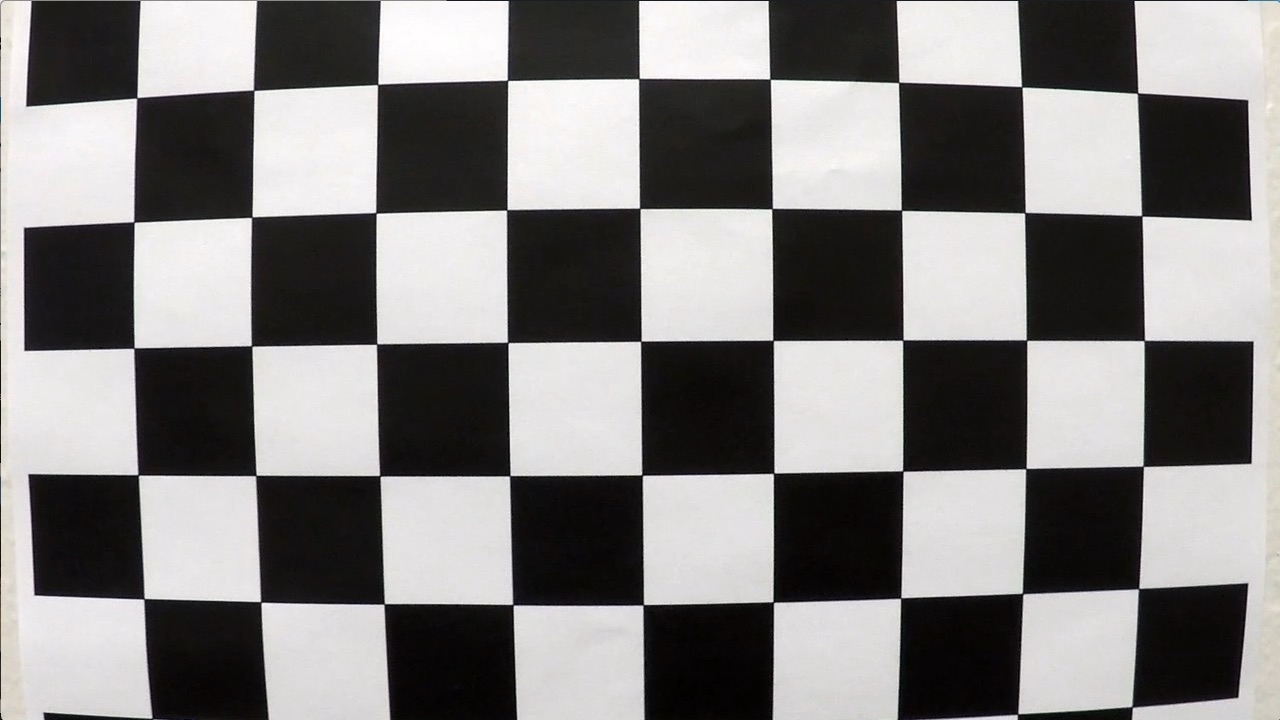
#> input picture camera_cal/calibration1.jpg, 1280 x 720 px
$ python -i project2.py   (imports and definitions only)   (older library calls are emulated)
#> lines starting #> are read from the running program, lines starting #| are printed output that depends on the picture
#> further down, picture is the input picture: shape (720, 1280, 3); mean B, G, R 127.8, 128.4, 130.1
#!/usr/bin/env python3
# -*- coding: utf-8 -*-
"""
Created on Tue Aug  6 23:11:10 2019

@author: chunqi
"""

import numpy as np
import cv2
import glob
import matplotlib.pyplot as plt
import matplotlib.cm as cm
from moviepy.editor import VideoFileClip

class advancedLaneFinding:
    def __init__(self):
        self.left_fit = np.array([0,0,0])
        self.right_fit = np.array([0,0,0])
        # Define conversions in x and y from pixels space to meters
        self.ym_per_pix = 30/720 # meters per pixel in y dimension
        self.xm_per_pix = 3.7/700 # meters per pixel in x dimension
        # intialize image shape
        self.imageSize = (0,0)
        self.firstFrame = 1
        return

    def cameraCalibration(self,boardWidth=9,boardHeight=6):
        # function to find object and image points for camera calibration
        # prepare object points, like (0,0,0), (1,0,0), (2,0,0) ....,(6,5,0)
#> called with boardWidth = 9, boardHeight = 6
        objp = np.zeros((boardHeight*boardWidth,3), np.float32)
        objp[:,:2] = np.mgrid[0:boardWidth,0:boardHeight].T.reshape(-1,2)

        # Arrays to store object points and image points from all the images.
        self.objpoints = [] # 3d points in real world space
        self.imgpoints = [] # 2d points in image plane.

        # Make a list of calibration images
        images = glob.glob('../camera_cal/calibration*.jpg')

        # Step through the list and search for chessboard corners
        for fname in images:
            img = cv2.imread(fname)
            gray = cv2.cvtColor(img,cv2.COLOR_BGR2GRAY)
            # Find the chessboard corners
            ret, corners = cv2.findChessboardCorners(gray, (9,6),None)
#> ret = False; corners = None

            # If found, add object points, image points
            if ret == True:
                self.objpoints.append(objp)
                self.imgpoints.append(corners)

                # Draw and display the corners
                img = cv2.drawChessboardCorners(img, (9,6), corners, ret)
                # [7 lines of commented-out code are left out]

    def undistort(self,img):
        # function to create undistort images
        # Use cv2.calibrateCamera() and cv2.undistort()
        ret, mtx, dist, rvecs, tvecs = cv2.calibrateCamera(self.objpoints, self.imgpoints, img.shape[1:], None, None)
        undist = cv2.undistort(img, mtx, dist, None, mtx)
        return undist

    # [6 lines left out: function undistortTest, not called in this run]
            # uncomment to save figure
            # cv2.imwrite('../output_images/undistort/'+fname[15:], undist)

    def thresholdImage(self,img, s_thresh=(170, 255), l_thresh = 100, sx_thresh=(40, 100)):
        # function to created thresholded binary image
        # Convert to HLS color space and separate the V channel
#> called with s_thresh = (170, 255), l_thresh = 100, sx_thresh = (40, 100)
        hls = cv2.cvtColor(img, cv2.COLOR_RGB2HLS)
        l_channel = hls[:,:,1]
        s_channel = hls[:,:,2]
        # Sobel x
        sobelx = cv2.Sobel(l_channel, cv2.CV_64F, 1, 0) # Take the derivative in x
        abs_sobelx = np.absolute(sobelx) # Absolute x derivative to accentuate lines away from horizontal
        scaled_sobel = np.uint8(255*abs_sobelx/np.max(abs_sobelx))

        # Threshold x gradient
        sxbinary = np.zeros_like(scaled_sobel)
        sxbinary[(scaled_sobel >= sx_thresh[0]) & (scaled_sobel <= sx_thresh[1])] = 1

        # Threshold color channel
        s_binary = np.zeros_like(s_channel)
        s_binary[(s_channel >= s_thresh[0]) & (s_channel <= s_thresh[1])] = 1
        # Remove Dark Point
        s_binary[(l_channel <= l_thresh)] = 0
        # Stack each channel
        color_binary = np.dstack(( np.zeros_like(sxbinary), sxbinary, s_binary)) * 255

        # Combine x gradient and color channel
        combined_binary = np.zeros_like(sxbinary)
        combined_binary[(s_binary == 1) | (sxbinary == 1)] = 1

        return color_binary, combined_binary

    # [13 lines left out: function thresholdTest, not called in this run]

    def birdsEye(self, img, s=[[592,450],[688,450],[1120,720],[200,720]],d=[[240,0],[1040,0],[1040,720],[240,720]]):
        # function to warp the images to birdeye view
        self.imageSize = (img.shape[1], img.shape[0])
        src = np.float32(s)
        dst = np.float32(d)
        M = cv2.getPerspectiveTransform(src, dst)
        warped = cv2.warpPerspective(img, M, self.imageSize)
        return warped

    # [14 lines left out: function birdsEyeTest, not called in this run]

    def find_lane_pixels(self,binary_warped):
        # Take a histogram of the bottom half of the image
        histogram = np.sum(binary_warped[self.imageSize[1]//2:,:], axis=0)
#> histogram = 1280 values, max 22 at index 494, min 0 at index 26, mean 2.39
        # Create an output image to draw on and visualize the result
        out_img = np.dstack((binary_warped, binary_warped, binary_warped))
        # Find the peak of the left and right halves of the histogram
        # These will be the starting point for the left and right lines
        midpoint = np.int(histogram.shape[0]//2)
        leftx_base = np.argmax(histogram[:midpoint])
#> leftx_base = 494
        rightx_base = np.argmax(histogram[midpoint:]) + midpoint
#> rightx_base = 1222
        # HYPERPARAMETERS
        # Choose the number of sliding windows
        nwindows = 9
        # Set the width of the windows +/- margin
        margin = 100
        # Set minimum number of pixels found to recenter window
        minpix = 50
        # Set height of windows - based on nwindows above and image shape
        window_height = np.int(self.imageSize[1]//nwindows)
        # Identify the x and y positions of all nonzero pixels in the image
        nonzero = binary_warped.nonzero()
#> nonzero = 6509 positions, rows 0 to 719, columns 0 to 1279
        nonzeroy = np.array(nonzero[0])
#> nonzeroy = 6509 values from 0 to 719
        nonzerox = np.array(nonzero[1])
#> nonzerox = 6509 values, max 1279 at index 1620, min 0 at index 4016, mean 622.7
        # Current positions to be updated later for each window in nwindows
        leftx_current = leftx_base
#> leftx_current = 494
        rightx_current = rightx_base
#> rightx_current = 1222

        # Create empty lists to receive left and right lane pixel indices
        left_lane_inds = []
        right_lane_inds = []

        # Step through the windows one by one
        for window in range(nwindows):
            # Identify window boundaries in x and y (and right and left)
            win_y_low = self.imageSize[1] - (window+1)*window_height
            win_y_high = self.imageSize[1] - window*window_height
            ### TO-DO: Find the four below boundaries of the window ###
            win_xleft_low = leftx_current - margin # Update this
            win_xleft_high = leftx_current + margin  # Update this
            win_xright_low = rightx_current - margin  # Update this
            win_xright_high = rightx_current + margin  # Update this

            # Draw the windows on the visualization image
            cv2.rectangle(out_img,(win_xleft_low,win_y_low),
                          (win_xleft_high,win_y_high),(0,255,0), 2)
            cv2.rectangle(out_img,(win_xright_low,win_y_low),
                          (win_xright_high,win_y_high),(0,255,0), 2)

            ### TO-DO: Identify the nonzero pixels in x and y within the window ###
            good_left_inds = ((nonzeroy >= win_y_low) & (nonzeroy < win_y_high) &
                              (nonzerox >= win_xleft_low) &  (nonzerox < win_xleft_high)).nonzero()[0]
            good_right_inds = ((nonzeroy >= win_y_low) & (nonzeroy < win_y_high) &
                               (nonzerox >= win_xright_low) &  (nonzerox < win_xright_high)).nonzero()[0]

            # Append these indices to the lists
            left_lane_inds.append(good_left_inds)
            right_lane_inds.append(good_right_inds)

            ### TO-DO: If you found > minpix pixels, recenter next window ###
            ### (`right` or `leftx_current`) on their mean position ###\
            # Remove this when you add your function
            if len(good_left_inds) > minpix:
                leftx_current = np.int(np.mean(nonzerox[good_left_inds]))
                if len(good_right_inds) > minpix:
                    rightx_current = np.int(np.mean(nonzerox[good_right_inds]))
#> this loop made 9 passes
#> (win_xleft_low, win_xleft_high, win_xright_low, win_xright_high, leftx_current, rightx_current) on passes 1, 2, 3, 6: (394, 594, 1122, 1322, 528, 1215), (428, 628, 1115, 1315, 536, 1181), (436, 636, 1081, 1281, 517, 1243), (380, 580, 1143, 1343, 461, 1190)
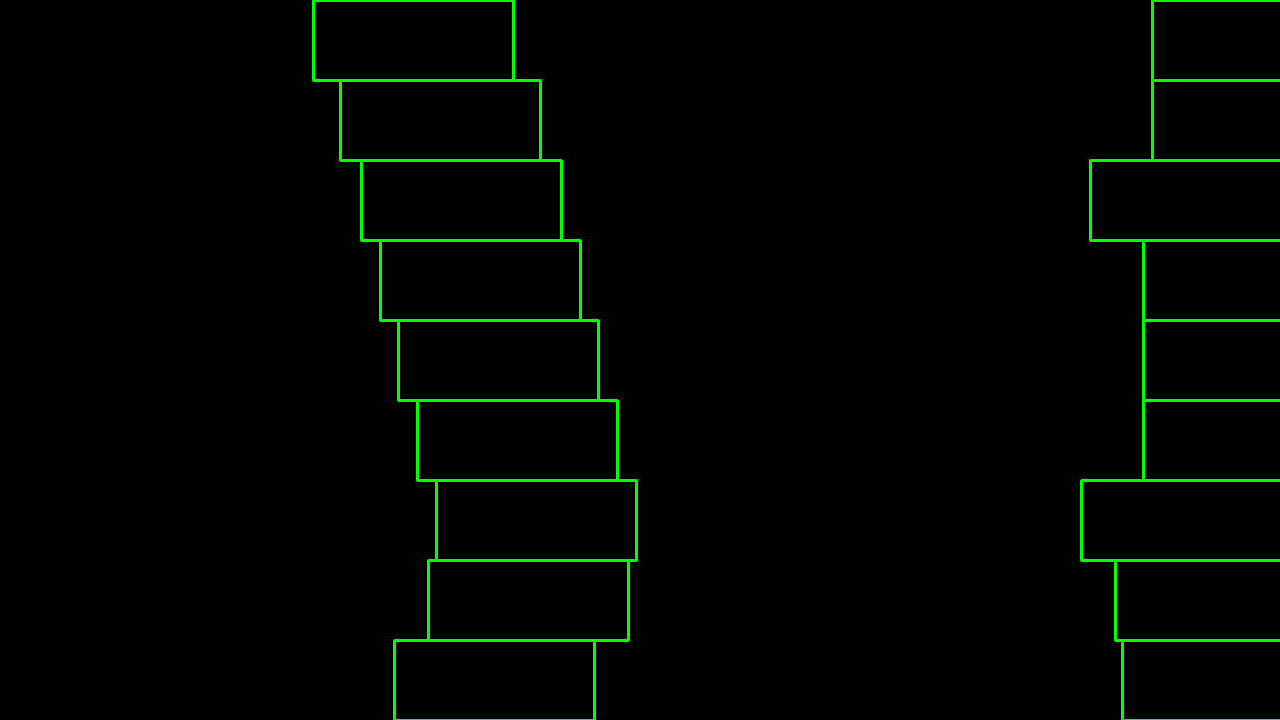
#> out_img: shape (720, 1280, 3); mean of channels 0, 1, 2 0, 4.6, 0; drawn as B, G, R
#> after the loop, left_lane_inds = 9 items; right_lane_inds = 9 items
        # Concatenate the arrays of indices (previously was a list of lists of pixels)
        try:
            left_lane_inds = np.concatenate(left_lane_inds)
#> left_lane_inds = 3374 values, max 6502 at index 137, min 0 at index 2594, mean 2227.8
            right_lane_inds = np.concatenate(right_lane_inds)
#> right_lane_inds = 1037 values, max 6338 at index 151, min 1620 at index 742, mean 3251.6
        except ValueError:
            # Avoids an error if the above is not implemented fully
            pass
        # Extract left and right line pixel positions
        leftx = nonzerox[left_lane_inds]
#> leftx = 3374 values, max 561 at index 124, min 391 at index 3099, mean 449.8
        lefty = nonzeroy[left_lane_inds]
#> lefty = 3374 values, max 719 at index 137, min 0 at index 2594, mean 242.4
        rightx = nonzerox[right_lane_inds]
#> rightx = 1037 values, max 1279 at index 55, min 1115 at index 217, mean 1213.9
        righty = nonzeroy[right_lane_inds]
#> righty = 1037 values, max 708 at index 151, min 198 at index 742, mean 360

        return leftx, lefty, rightx, righty, out_img

    def fit_firstPoly(self, binary_warped):
        # Find our lane pixels first
        leftx, lefty, rightx, righty, out_img = self.find_lane_pixels(binary_warped)

        ### TO-DO: Fit a second order polynomial to each using `np.polyfit` ###
        self.left_fit = np.polyfit(lefty, leftx, 2)
#> self.left_fit = [-6.93e-05, 0.267, 391.5]
        self.right_fit = np.polyfit(righty, rightx, 2)
#> self.right_fit = [0.00158, -1.45, 1480.2]
        # Generate x and y values for plotting
        ploty = np.linspace(0, self.imageSize[1]-1, self.imageSize[1])
        try:
            left_fitx = self.left_fit[0]*ploty**2 + self.left_fit[1]*ploty + self.left_fit[2]
#> left_fitx = 720 values from 391.5 to 548
            right_fitx = self.right_fit[0]*ploty**2 + self.right_fit[1]*ploty + self.right_fit[2]
#> right_fitx = 720 values, max 1480.2 at index 0, min 1150.2 at index 456, mean 1233.5
        except TypeError:
            # Avoids an error if `left` and `right_fit` are still none or incorrect
            print('The function failed to fit a line!')
            left_fitx = 1*ploty**2 + 1*ploty
            right_fitx = 1*ploty**2 + 1*ploty
        # Colors in the left and right lane regions
        out_img[lefty, leftx] = [255, 0, 0]
        out_img[righty, rightx] = [0, 0, 255]
        self.firstFrame = 0
        return out_img

    def fit_poly(self, leftx, lefty, rightx, righty):
        ### TO-DO: Fit a second order polynomial to each with np.polyfit() ###
        self.left_fit = np.polyfit(lefty, leftx, 2)
        self.right_fit = np.polyfit(righty, rightx, 2)
        # Generate x and y values for plotting
        ploty = np.linspace(0, self.imageSize[1]-1, self.imageSize[1])
        ### TO-DO: Calc both polynomials using ploty, left_fit and right_fit ###
        left_fitx = self.left_fit[0]*ploty**2 + self.left_fit[1]*ploty + self.left_fit[2]
        right_fitx = self.right_fit[0]*ploty**2 + self.right_fit[1]*ploty + self.right_fit[2]
        return left_fitx, right_fitx, ploty

    def search_around_poly(self, binary_warped):
        # HYPERPARAMETER
        # Choose the width of the margin around the previous polynomial to search
        margin = 80
        # Grab activated pixels
        nonzero = binary_warped.nonzero()
#> nonzero = 6509 positions, rows 0 to 719, columns 0 to 1279
        nonzeroy = np.array(nonzero[0])
#> nonzeroy = 6509 values from 0 to 719
        nonzerox = np.array(nonzero[1])
        ### TO-DO: Set the area of search based on activated x-values ###
        ### within the +/- margin of our polynomial function ###

        left_lane_inds = ((nonzerox > (self.left_fit[0]*(nonzeroy**2) + self.left_fit[1]*nonzeroy +
                                       self.left_fit[2] - margin)) & (nonzerox < (self.left_fit[0]*(nonzeroy**2) +
                                       self.left_fit[1]*nonzeroy + self.left_fit[2] + margin)))
        right_lane_inds = ((nonzerox > (self.right_fit[0]*(nonzeroy**2) + self.right_fit[1]*nonzeroy +
                                        self.right_fit[2] - margin)) & (nonzerox < (self.right_fit[0]*(nonzeroy**2) +
                                        self.right_fit[1]*nonzeroy + self.right_fit[2] + margin)))

        # Again, extract left and right line pixel positions
        leftx = nonzerox[left_lane_inds]
#> leftx = 3352 values, max 561 at index 3344, min 391 at index 505, mean 450.1
        lefty = nonzeroy[left_lane_inds]
#> lefty = 3352 values from 0 to 718
        rightx = nonzerox[right_lane_inds]
#> rightx = 1197 values, max 1279 at index 0, min 1089 at index 917, mean 1196.6
        righty = nonzeroy[right_lane_inds]
#> righty = 1197 values from 198 to 708

        # Fit new polynomials
        left_fitx, right_fitx, ploty = self.fit_poly(leftx, lefty, rightx, righty)
#> in fit_poly, `self.left_fit = np.polyfit(lefty, leftx, 2)`: self.left_fit = [2.53e-05, 0.222, 394.7]
#> in fit_poly, `self.right_fit = np.polyfit(righty, rightx, 2)`: self.right_fit = [0.0027, -2.46, 1658.2]
#> in fit_poly, `left_fitx = self.left_fit[0]*ploty**2 + self.left_fit[1]*ploty + self...`: left_fitx = 720 values from 394.7 to 567.3
#> in fit_poly, `right_fitx = self.right_fit[0]*ploty**2 + self.right_fit[1]*ploty + se..`: right_fitx = 720 values, max 1658.2 at index 0, min 1096.9 at index 456, mean 1238.7
#> left_fitx = 720 values from 394.7 to 567.3; ploty = 720 values from 0 to 719
        return left_fitx, right_fitx, ploty

    # [57 lines left out: function search_around_poly_test, not called in this run]

    def measure_curvature_real(self, leftx, rightx, ploty):

        # Calculates the curvature of polynomial functions in meters.
        left_fit_cr = np.polyfit(ploty*self.ym_per_pix, leftx*self.xm_per_pix, 2)
        right_fit_cr = np.polyfit(ploty*self.ym_per_pix, rightx*self.xm_per_pix, 2)

        # Define y-value where we want radius of curvature
        # We'll choose the maximum y-value, corresponding to the bottom of the image
        y_eval = np.max(ploty)

        ##### TO-DO: Implement the calculation of R_curve (radius of curvature) #####
        left_curverad = ((1 + (2*left_fit_cr[0]*y_eval*self.ym_per_pix + left_fit_cr[1])**2)**1.5) / np.absolute(2*left_fit_cr[0])
        right_curverad = ((1 + (2*right_fit_cr[0]*y_eval*self.ym_per_pix + right_fit_cr[1])**2)**1.5) / np.absolute(2*right_fit_cr[0])

        return left_curverad, right_curverad

    def measure_vehicle_position(self, left_detected, right_detected):
        # function to compute the vehicle offset
        line_center = (left_detected +right_detected)/2
        offset = (self.imageSize[0]/2 - line_center) * self.xm_per_pix
        return offset

    def inverse_perspective(self, undist, warped, left_fitx, right_fitx, ploty, d=[[592,450],[688,450],[1120,720],[200,720]],s=[[240,0],[1040,0],[1040,720],[240,720]]):
        # funtion to inverse transform
        out_img = np.dstack((warped, warped, warped))*255
        left_line_window = np.array(np.transpose(np.vstack([left_fitx, ploty])))
        right_line_window = np.array(np.flipud(np.transpose(np.vstack([right_fitx, ploty]))))
        line_points = np.vstack((left_line_window, right_line_window))
        cv2.fillPoly(out_img, np.int_([line_points]), [0,255, 0])
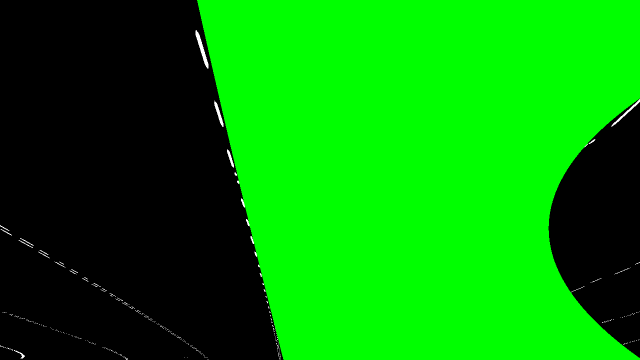
#> out_img: shape (720, 1280, 3) (shown at 1/2 size); mean of channels 0, 1, 2 0.8, 143, 0.8; drawn as B, G, R

        src = np.float32(s)
        dst = np.float32(d)
        Minv = cv2.getPerspectiveTransform(src, dst)
#> Minv = [[0.12, -0.793, 563.2], [9.42e-17, -0.521, 450], [2.09e-19, -0.00124, 1]]
        unwarped = cv2.warpPerspective(out_img, Minv, self.imageSize, flags=cv2.INTER_LINEAR)
        result_img = cv2.addWeighted(undist, 1, unwarped, 0.3, 0)
        plt.imshow(cv2.cvtColor(result_img, cv2.COLOR_BGR2RGB))
        return result_img

    def add_word(self, result_img, left_curverad, right_curverad, offset):
#> called with left_curverad = 6491.8, right_curverad = 63.87, offset = -1.51
        font = cv2.FONT_HERSHEY_DUPLEX
#> font = 2
        curverad = (left_curverad + right_curverad) * 0.5
        text1 = 'Radius of Curvature = ' + '{:04.2f}'.format(curverad) + 'm'
        cv2.putText(result_img, text1, (50,50), font, 1.5, (255,255,255), 2, cv2.LINE_AA)
        if offset > 0:
            direction = 'right'
        elif offset < 0:
            direction = 'left'
        abs_offset = abs(offset)
        text2 = 'Vehicle is {:03.2f}'.format(abs_offset) + 'm ' + direction + ' of center'
        cv2.putText(result_img, text2, (50,120), font, 1.5, (255,255,255), 2, cv2.LINE_AA)
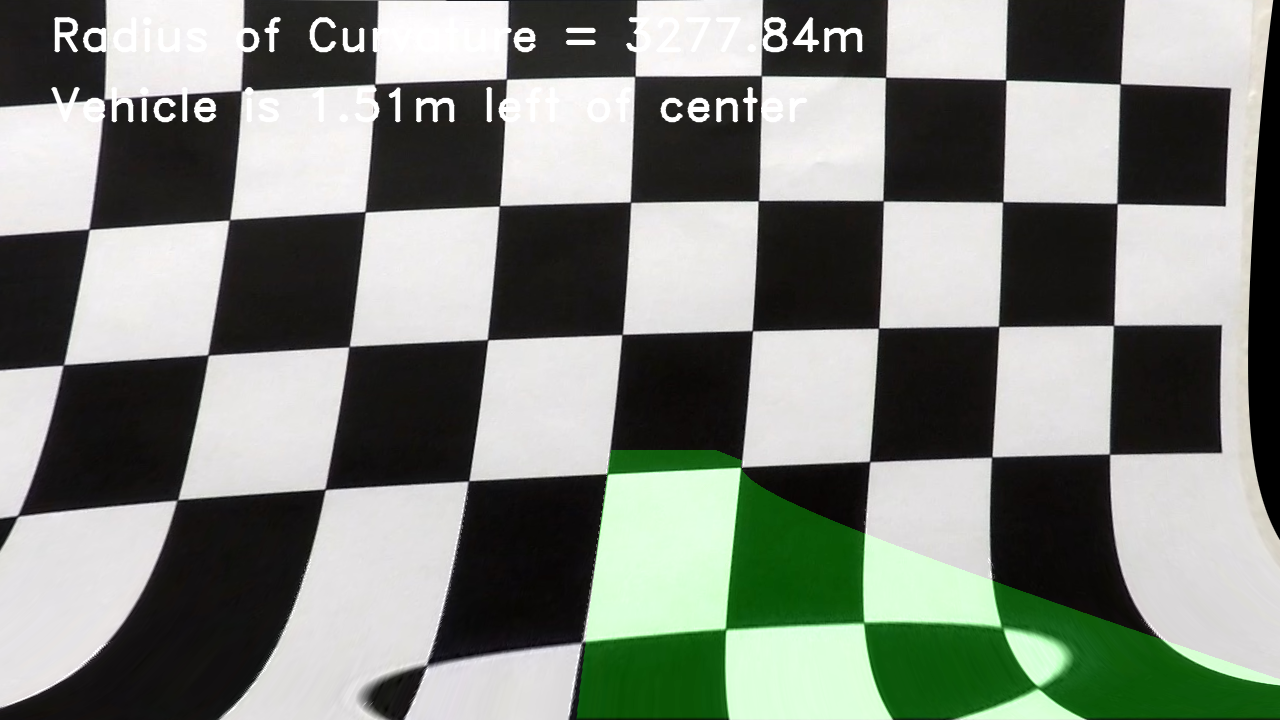
#> result_img: shape (720, 1280, 3); mean B, G, R 125.9, 133.6, 127.9
        return result_img

    def pipe_line(self,img):
        self.cameraCalibration()
        undist = self.undistort(img)
        color_binary, combined_binary = self.thresholdImage(undist)
        warped = self.birdsEye(combined_binary)
        if self.firstFrame:
            self.fit_firstPoly(warped)
        left_fitx, right_fitx, ploty  = self.search_around_poly(warped)
        left_curverad, right_curverad = self.measure_curvature_real(left_fitx, right_fitx, ploty)
        offset = self.measure_vehicle_position(left_fitx[-1], right_fitx[-1])
        result_img = self.inverse_perspective(undist, warped, left_fitx, right_fitx, ploty)
        note_img = self.add_word(result_img, left_curverad, right_curverad, offset)
        return note_img


# [24 lines not run here, left out]

      # [6 lines of commented-out code are left out]


>>> import cv2
>>> picture = cv2.imread('../../camera_cal/calibration1.jpg')
>>> result = advancedLaneFinding().pipe_line(picture)
